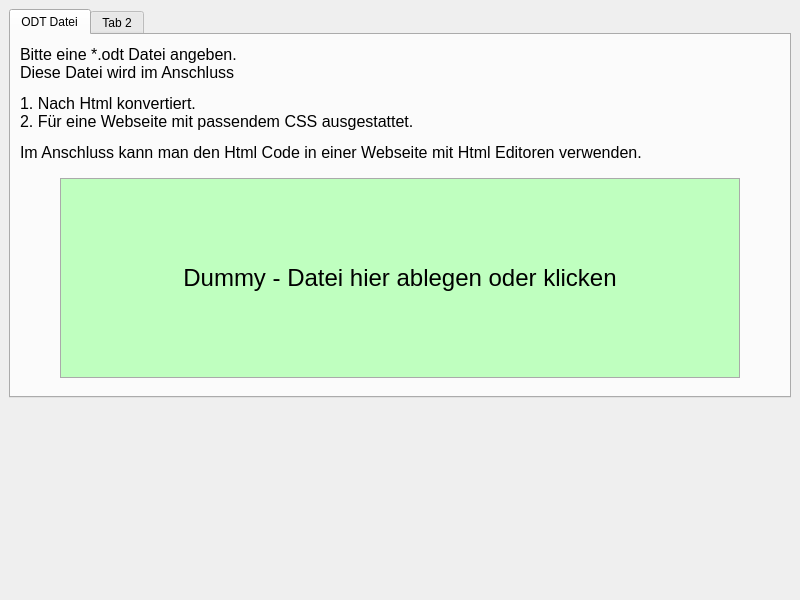
<?xml version="1.0" encoding="UTF-8"?>
<ui version="4.0">
 <class>MainWindow</class>
 <widget class="QMainWindow" name="MainWindow">
  <property name="geometry">
   <rect>
    <x>0</x>
    <y>0</y>
    <width>800</width>
    <height>600</height>
   </rect>
  </property>
  <property name="windowTitle">
   <string>MainWindow</string>
  </property>
  <widget class="QWidget" name="centralwidget">
   <layout class="QGridLayout" name="gridLayout">
    <item row="0" column="0">
     <layout class="QGridLayout" name="gridLayout_2">
      <item row="0" column="0" alignment="Qt::AlignTop">
       <widget class="QTabWidget" name="tabWidget">
        <widget class="QWidget" name="tab1">
         <attribute name="title">
          <string>ODT Datei</string>
         </attribute>
         <layout class="QVBoxLayout" name="verticalLayout">
          <item>
           <widget class="QLabel" name="label">
            <property name="font">
             <font>
              <pointsize>12</pointsize>
             </font>
            </property>
            <property name="text">
             <string>&lt;html&gt;&lt;head/&gt;&lt;body&gt;&lt;p&gt;&lt;span style=&quot; font-size:12pt;&quot;&gt;Bitte eine *.odt Datei angeben. &lt;br/&gt;Diese Datei wird im Anschluss&lt;/span&gt;&lt;/p&gt;&lt;p&gt;&lt;span style=&quot; font-size:12pt;&quot;&gt;1. Nach Html konvertiert.&lt;br/&gt;2. Für eine Webseite mit passendem CSS ausgestattet.&lt;/span&gt;&lt;/p&gt;&lt;p&gt;&lt;span style=&quot; font-size:12pt;&quot;&gt;Im Anschluss kann man den Html Code in einer Webseite mit Html Editoren verwenden.&lt;/span&gt;&lt;/p&gt;&lt;/body&gt;&lt;/html&gt;</string>
            </property>
           </widget>
          </item>
          <item>
           <widget class="QWidget" name="dropWidget" native="true">
            <layout class="QHBoxLayout" name="dropLayout">
             <property name="leftMargin">
              <number>40</number>
             </property>
             <property name="rightMargin">
              <number>40</number>
             </property>
             <item>
              <widget class="QPushButton" name="convertBtn">
               <property name="minimumSize">
                <size>
                 <width>0</width>
                 <height>200</height>
                </size>
               </property>
               <property name="maximumSize">
                <size>
                 <width>16777215</width>
                 <height>200</height>
                </size>
               </property>
               <property name="styleSheet">
                <string notr="true">background-color: #bfffbf;
font-size: 18pt;
border: 1px solid #aaaaaa;</string>
               </property>
               <property name="text">
                <string>Dummy - Datei hier ablegen oder klicken</string>
               </property>
               <property name="flat">
                <bool>false</bool>
               </property>
              </widget>
             </item>
            </layout>
           </widget>
          </item>
         </layout>
        </widget>
        <widget class="QWidget" name="tab_2">
         <attribute name="title">
          <string>Tab 2</string>
         </attribute>
        </widget>
       </widget>
      </item>
     </layout>
    </item>
   </layout>
  </widget>
  <widget class="QMenuBar" name="menubar">
   <property name="geometry">
    <rect>
     <x>0</x>
     <y>0</y>
     <width>800</width>
     <height>22</height>
    </rect>
   </property>
  </widget>
  <widget class="QStatusBar" name="statusbar">
   <property name="styleSheet">
    <string notr="true">border-top: 1px #a0a0a0 solid;</string>
   </property>
  </widget>
 </widget>
 <resources/>
 <connections/>
</ui>
